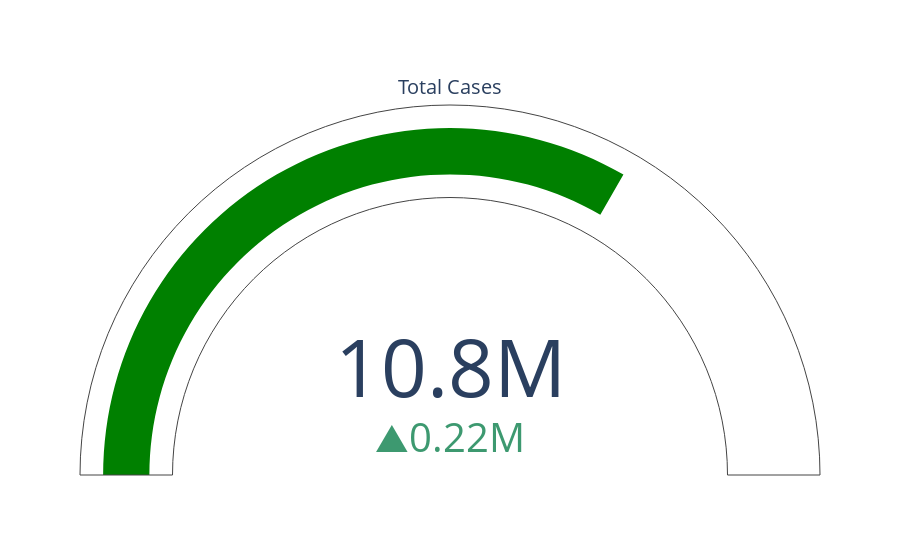

This figure's notebook cell:
### Code cell
# total cases indicator
fig1 = go.Figure(go.Indicator(
    
    value = tot_cases,
    delta = {'reference': diff},
    gauge = {
        'axis': {'visible': False}},
    domain = {'row': 0, 'column': 0}))

fig1 = fig1.update_layout(
    template = {'data' : {'indicator': [{
        'title': {'text': "Total Cases"},
        'mode' : "number+delta+gauge",
        }]
                         }})
fig1.show()

### Figure 1 — Plotly figure (JSON) as saved in the notebook; plotly's stock layout.template omitted (floating-point values rounded to 4 significant figures)
{"data": [{"delta": {"reference": 10581202}, "domain": {"column": 0, "row": 0}, "gauge": {"axis": {"visible": false}}, "type": "indicator", "value": 10799627}], "layout": {}}
